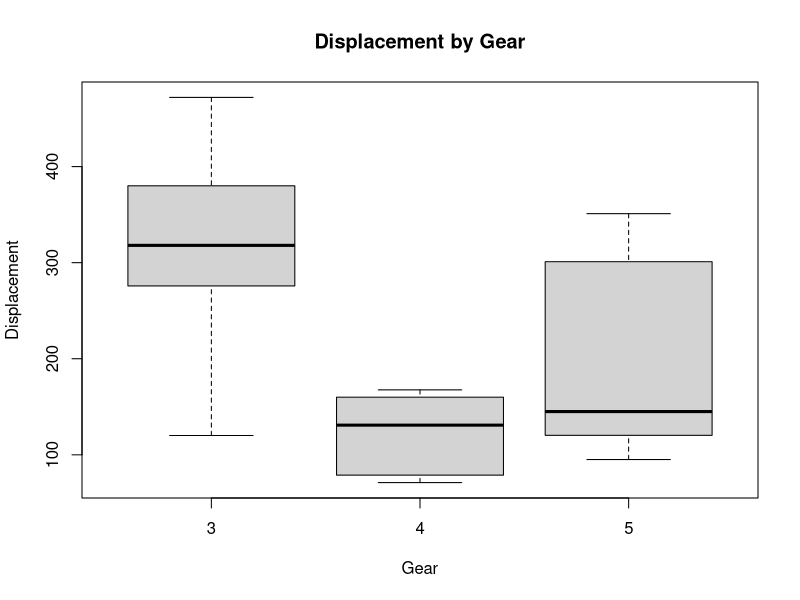

Generate this figure with R:
input <- mtcars[, c('mpg', 'cyl')]
print(head(input))
# Load the dataset
data(mtcars)

# Create the box plot
boxplot(disp ~ gear, data = mtcars,
		main = "Displacement by Gear",
		xlab = "Gear",
		ylab = "Displacement")
